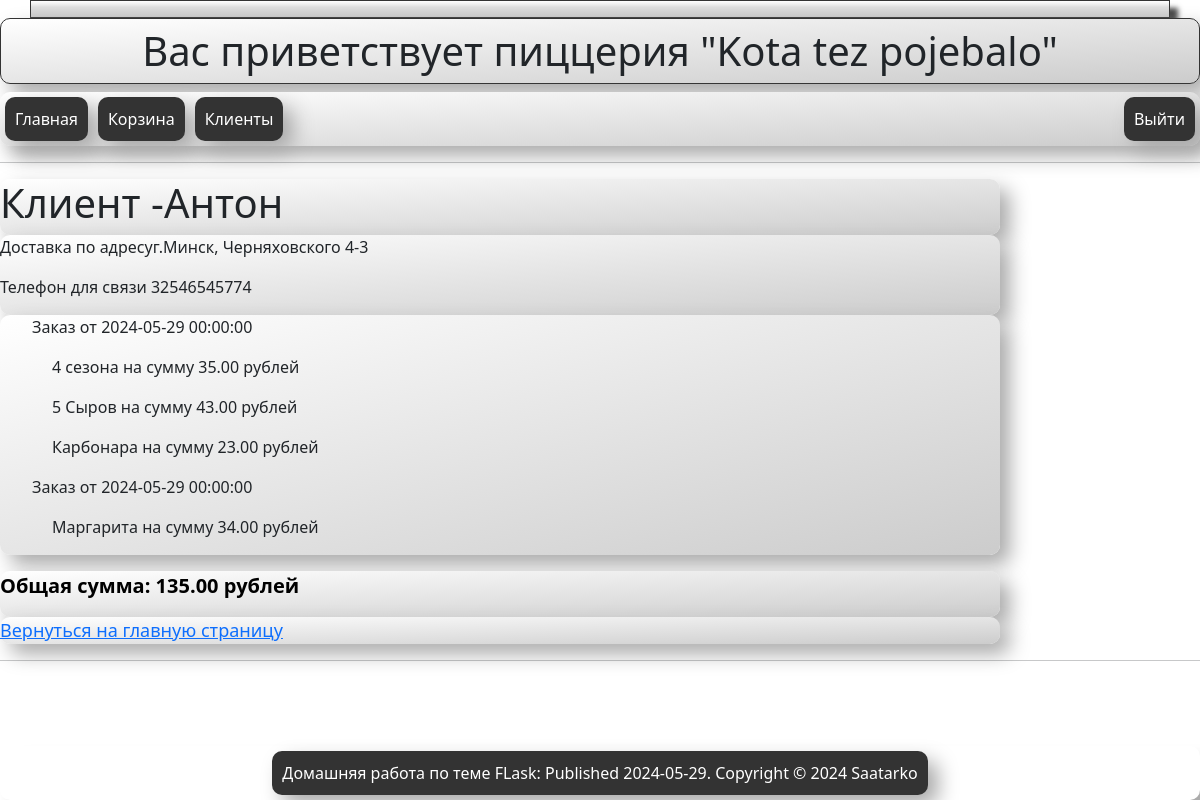
Page /1 (signed in) on the committed database.
### main.py (models this page shows)
class Client(db.Model):
    id_client = db.Column(db.Integer, primary_key=True)
    client_name = db.Column(db.Text)
    client_address = db.Column(db.Text)
    client_phone = db.Column(db.Text)
    order = db.relationship('Order', back_populates='client_order')

class Order(db.Model):
    id_order = db.Column(db.Integer, primary_key=True)
    date = db.Column(db.DateTime, server_default=func.current_date())
    id_client_order = db.Column(db.Integer, db.ForeignKey('client.id_client'))
    client_order = db.relationship('Client', back_populates='order')
    client_order_list = db.relationship('OrderList', back_populates='order_order_list')
    client_order_employees = db.relationship('Employees', back_populates='order_employees')

class OrderList(db.Model):
    id_order_list = db.Column(db.Integer, primary_key=True)
    order = db.Column(db.Text)
    price = db.Column(db.Integer)
    id_order_order_list = db.Column(db.Integer, db.ForeignKey('order.id_order'))
    order_order_list = db.relationship('Order', back_populates='client_order_list')

### main.py (the view)
@app.route('/<int:client_id>')   # Функция обработки перехода на конкретного клиента
@login_required
def get_client_interface(client_id):
    client = SyncORM.select_tables_client_order_order_list(client_id)
    return render_template('client.html', client=client)

### main.py (called while the page is built)
@login.user_loader  # Функция загрузки пользователя
def load_user(temp_id):
    return User.query.get(int(temp_id))

    @staticmethod
    def select_tables_client_order_order_list(temp_id):
        with app.app_context():
            query = (
                db.select(Client)
                .options(joinedload(Client.order).joinedload(Order.client_order_list))
                .filter(Client.id_client == temp_id)
            )
            result = db.session.execute(query)
            res = result.unique().scalars().all()
            return res

### templates/client.html
{% extends "base.html" %}
{% block no_bootstrap_content %}
     <div class="flex_clients">
    <h1>Клиент -{{ client[0].client_name }}</h1>
     </div>
    <div class="flex_clients">
        <p>Доставка по адресу{{ client[0].client_address }}</p>
        <p>Телефон для связи {{ client[0].client_phone }}</p>
    </div>
    <ul class="flex_clients" >
    {% set ns = namespace(total_price=0) %}
    {% for i in client %}
        {% for j in i.order %}
            <p> Заказ от {{j.date}}</p>
            {% for k in j.client_order_list %}
                <p class ="client_order_margin"> {{k.order}} на сумму {{k.price}}.00 рублей </p>
                {% set ns.total_price = ns.total_price + k.price %}
            {% endfor %}
        {% endfor %}
    {% endfor %}
    </ul>
    <div class="flex_clients">
        <p class ="description">Общая сумма: {{ns.total_price}}.00 рублей</p>
     </div>
     <div class="flex_clients">
            <a href="{{ url_for('index') }}" >Вернуться на главную страницу</a>
    </div>
{% endblock %}

### static/style.css (style rules this page uses)
body { background-image: url('/static/media/examples/wood.jpg'); }
h1 { color: black; font-size: 40px justify-content: center; font-weight: 700 }
.description { color: black; font-size: 20px; font-weight: 600; }
.client_order_margin { margin-left: 20px; }
.flex_clients { display: flex; flex-direction: column; width: 1000px; background: linear-gradient(to bottom right, #ffffff, #cccccc); box-shadow: 10px 10px 20px #aaaaaa; border-radius: 10px; gap: 0px; z-index: 5; }
.flex_clients a { align-items: left; justify-content: left; font-size: 18px }

### rows in the picture
Client: client_name "Антон", client_address "г.Минск, Черняховского 4-3", client_phone "32546545774"
Order: date "2024-05-29 00:00:00"
OrderList: order "4 сезона", price "35"
OrderList: order "5 Сыров", price "43"
OrderList: order "Карбонара", price "23"
Order: date "2024-05-29 00:00:00"
OrderList: order "Маргарита", price "34"

### other values in the picture
{{ 'Вас приветствует пиццерия "Kota tez pojebalo" ' }} "Вас приветствует пиццерия \"Kota tez pojebalo\""
{{ ns.total_price }} "135"
